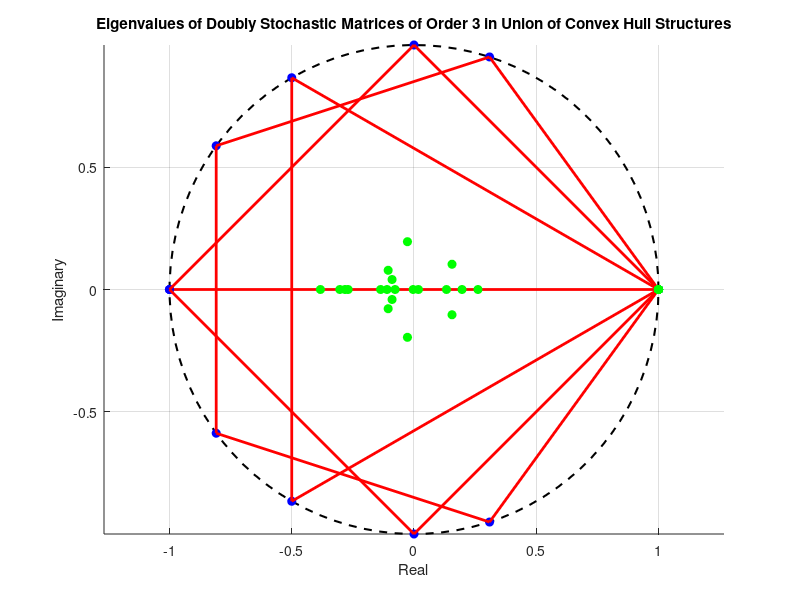

MATLAB code to generate this figure:
function plot_eigenvalues_in_convex_hull()
    % Step 1: Generate and plot convex hull structures for n = 1, 2, ..., N
    N = input('Enter the value of N for the convex hull structures :');
    
    % Create a figure
    figure;
    hold on;
    
    % Plot the unit circle
    t = linspace(0, 2*pi, 100);
    plot(cos(t), sin(t), 'k--', 'LineWidth', 1.5);
    
    % Loop through n = 1 to N
    for n = 1:N
        % Generate the n-th roots of unity
        theta = linspace(0, 2*pi, n+1); % Angles for the roots of unity
        theta(end) = []; % Remove the last point to avoid duplication
        roots_unity = exp(1i * theta); % n-th roots of unity
        
        % Convert to Cartesian coordinates
        x = real(roots_unity);
        y = imag(roots_unity);
        
        % Handle cases where n = 1 or n = 2
        if n == 1
            % For n = 1, the convex hull is just the point itself
            plot(x, y, 'bo', 'MarkerFaceColor', 'b');
        elseif n == 2
            % For n = 2, the convex hull is the line segment connecting the two points
            plot(x, y, 'bo', 'MarkerFaceColor', 'b');
            plot(x, y, 'r-', 'LineWidth', 2);
        else
            % For n >= 3, compute the convex hull
            k = convhull(x, y);
            plot(x, y, 'bo', 'MarkerFaceColor', 'b');
            plot(x(k), y(k), 'r-', 'LineWidth', 2);
        end
    end
    
    % Step 2: Generate random doubly stochastic matrices and compute eigenvalues
    num_matrices = input('Enter the number of random doubly stochastic matrices to generate: ');
    m = input('Enter the size of the matrices (m): ');
    
    % Generate and plot eigenvalues of random doubly stochastic matrices
    for i = 1:num_matrices
        % Generate a random doubly stochastic matrix
        A = rand(m); % Random m x m matrix with entries in [0, 1]
        
        % Normalize rows to sum to 1
        A = A ./ sum(A, 2);
        
        % Use the Sinkhorn-Knopp algorithm to make the matrix doubly stochastic
        A = sinkhorn_knopp(A);
        
        % Compute the eigenvalues
        eigenvalues = eig(A);
        
        % Plot the eigenvalues
        plot(real(eigenvalues), imag(eigenvalues), 'go', 'MarkerFaceColor', 'g');
    end
    
    % Set plot properties
    axis equal;
    grid on;
    title('Eigenvalues of Doubly Stochastic Matrices of Order 3 in Union of Convex Hull Structures');
    xlabel('Real');
    ylabel('Imaginary');
    hold off;
end

function A = sinkhorn_knopp(A)
    % Sinkhorn-Knopp algorithm to make a matrix doubly stochastic
    max_iter = 1000; % Maximum number of iterations
    tolerance = 1e-6; % Tolerance for convergence
    
    for iter = 1:max_iter
        % Normalize rows
        A = A ./ sum(A, 2);
        
        % Normalize columns
        A = A ./ sum(A, 1);
        
        % Check for convergence
        row_sums = sum(A, 2);
        col_sums = sum(A, 1);
        if all(abs(row_sums - 1) < tolerance) && all(abs(col_sums - 1) < tolerance)
            break;
        end
    end
end